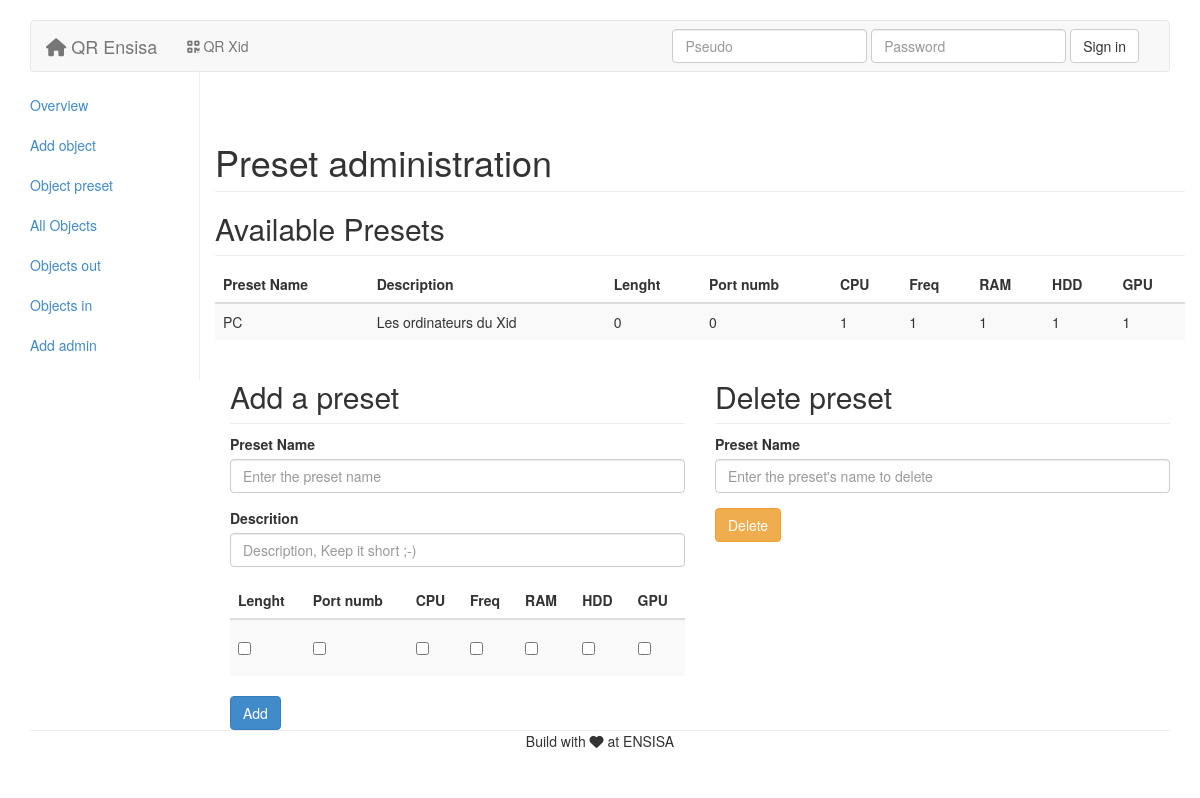
Screenshot of /admin.php?sec=preset with the database file from the repository.
### tables this page shows
CREATE TABLE IF NOT EXISTS `preset` (
  `id` int(11) NOT NULL AUTO_INCREMENT,
  `name` varchar(256) NOT NULL,
  `description` mediumtext NOT NULL,
  `lenght` tinyint(1) NOT NULL,
  `number_port` tinyint(1) NOT NULL,
  `cpu` tinyint(1) NOT NULL,
  `frequence` tinyint(1) NOT NULL,
  `ram` tinyint(1) NOT NULL,
  `hard_drive` tinyint(1) NOT NULL,
  `gpu` tinyint(1) NOT NULL,
  PRIMARY KEY (`id`)
);

### includes/admin/preset.php (the view)
<h1 class="page-header">Preset administration</h1>
<?php include 'includes/mysql.php';
    $preset = $connect->query('SELECT * FROM preset'); ?>
<h2 class="sub-header">Available Presets</h2>
<div class="table-responsive">
    <table class="table table-striped">
        <thead>
            <tr>
                <th>Preset Name</th>
                <th>Description</th>
                <th>Lenght</th>
                <th>Port numb</th>
                <th>CPU</th>
                <th>Freq</th>
                <th>RAM</th>
                <th>HDD</th>
                <th>GPU</th>
            </tr>
        </thead>
        <tbody>
        <?php while ($fetched = $preset->fetch()){?>
            <tr>
                <td><?php echo $fetched['name']; ?></td>
                <td><?php echo $fetched['description']; ?></td>
                <td><?php echo $fetched['lenght']; ?></td>
                <td><?php echo $fetched['number_port']; ?></td>
                <td><?php echo $fetched['cpu']; ?></td>
                <td><?php echo $fetched['frequence']; ?></td>
                <td><?php echo $fetched['ram']; ?></td>
                <td><?php echo $fetched['hard_drive']; ?></td>
                <td><?php echo $fetched['gpu']; ?></td>
            </tr>
        <?php }
        $preset->closeCursor();?>
        </tbody>
    </table>
</div>
<div class="col-md-6">
    <h2 class="sub-header">Add a preset</h2>
    <form role="form" method="post" action="includes/admin/act_add_preset.php">
        <div class="form-group">
            <label for="presetName">Preset Name</label>
            <input type="text" class="form-control" name="name" placeholder="Enter the preset name">
        </div>
        <div class="form-group">
            <label for="description">Descrition</label>
            <input type="text" class="form-control" name="description" placeholder="Description, Keep it short ;-)">
        </div>
         <table class="table table-striped">
            <thead>
                <tr>
                    <th>Lenght</th>
                    <th>Port numb</th>
                    <th>CPU</th>
                    <th>Freq</th>
                    <th>RAM</th>
                    <th>HDD</th>
                    <th>GPU</th>
                </tr>
            </thead>
            <tbody>
                <tr>
                    <td>
                        <div class="checkbox">
                            <label>
                                <input type="checkbox" name="lenght">
                            </label>
                        </div>
                    </td>
                    <td>
                        <div class="checkbox">
                            <label>
                                <input type="checkbox" name="number_port">
                            </label>
                        </div>
                    </td>
                    <td>
                        <div class="checkbox">
                            <label>
                                <input type="checkbox" name="cpu">
                            </label>
                        </div>
                    </td>
                    <td>
                        <div class="checkbox">
                            <label>
                                <input type="checkbox" name="frequence">
                            </label>
                        </div>
                    </td>
                    <td>
                        <div class="checkbox">
                            <label>
                                <input type="checkbox" name="ram">
                            </label>
                        </div>
                    </td>
                    <td>
                        <div class="checkbox">
                            <label>
                                <input type="checkbox" name="hard_drive">
                            </label>
                        </div>
                    </td>
                    <td>
                        <div class="checkbox">
                            <label>
                                <input type="checkbox" name="gpu">
                            </label>
                        </div>
                    </td>
                </tr>
            </tbody>
        </table>
    <button type="submit" class="btn btn-primary">Add</button>
    </form>
</div>
<div class="col-md-6">
<h2 class="sub-header">Delete preset</h2>
    <form role="form" method="post" action="includes/admin/act_del_preset.php">
        <div class="form-group">
            <label for="presetId">Preset Name</label>
            <input type="text" class="form-control" name="name" placeholder="Enter the preset's name to delete">
        </div>
        <button type="submit" class="btn btn-warning">Delete</button>
    </form>
</div>

### css/projet.css (style rules this page uses)
form { max-width: 500px; min-width: 50px; }
body { padding-top: 20px; padding-bottom: 20px; }

### css/admin_panel.css (style rules this page uses)
.sub-header { padding-bottom: 10px; border-bottom: 1px solid #eee; }

### rows the page displays
preset: name "PC", description "Les ordinateurs du Xid", lenght "0", number_port "0", cpu "1", frequence "1", ram "1", hard_drive "1", gpu "1"
